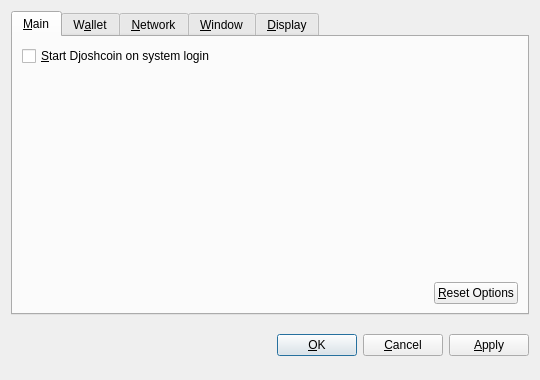
<?xml version="1.0" encoding="UTF-8"?>
<ui version="4.0">
 <class>OptionsDialog</class>
 <widget class="QDialog" name="OptionsDialog">
  <property name="geometry">
   <rect>
    <x>0</x>
    <y>0</y>
    <width>540</width>
    <height>380</height>
   </rect>
  </property>
  <property name="windowTitle">
   <string>Options</string>
  </property>
  <property name="modal">
   <bool>true</bool>
  </property>
  <layout class="QVBoxLayout" name="verticalLayout">
   <item>
    <widget class="QTabWidget" name="tabWidget">
     <property name="tabPosition">
      <enum>QTabWidget::North</enum>
     </property>
     <property name="currentIndex">
      <number>0</number>
     </property>
     <widget class="QWidget" name="tabMain">
      <attribute name="title">
       <string>&amp;Main</string>
      </attribute>
      <layout class="QVBoxLayout" name="verticalLayout_Main">
       <item>
        <widget class="QCheckBox" name="bitcoinAtStartup">
         <property name="toolTip">
          <string>Automatically start Djoshcoin after logging in to the system.</string>
         </property>
         <property name="text">
          <string>&amp;Start Djoshcoin on system login</string>
         </property>
        </widget>
       </item>
       <item>
        <spacer name="verticalSpacer_Main">
         <property name="orientation">
          <enum>Qt::Vertical</enum>
         </property>
         <property name="sizeHint" stdset="0">
          <size>
           <width>20</width>
           <height>40</height>
          </size>
         </property>
        </spacer>
       </item>
       <item>
        <layout class="QHBoxLayout" name="horizontalLayout_2_Main">
         <item>
          <spacer name="horizontalSpacer_2_Main">
           <property name="orientation">
            <enum>Qt::Horizontal</enum>
           </property>
           <property name="sizeHint" stdset="0">
            <size>
             <width>40</width>
             <height>20</height>
            </size>
           </property>
          </spacer>
         </item>
         <item>
          <widget class="QPushButton" name="resetButton">
           <property name="toolTip">
            <string>Reset all client options to default.</string>
           </property>
           <property name="text">
            <string>&amp;Reset Options</string>
           </property>
           <property name="autoDefault">
            <bool>false</bool>
           </property>
          </widget>
         </item>
        </layout>
       </item>
      </layout>
     </widget>
     <widget class="QWidget" name="tabWallet">
      <attribute name="title">
       <string>W&amp;allet</string>
      </attribute>
      <layout class="QVBoxLayout" name="verticalLayout_Network">
       <item>
        <widget class="QLabel" name="transactionFeeInfoLabel">
         <property name="text">
          <string>Optional transaction fee per kB that helps make sure your transactions are processed quickly. Most transactions are 1 kB.</string>
         </property>
         <property name="textFormat">
          <enum>Qt::PlainText</enum>
         </property>
         <property name="wordWrap">
          <bool>true</bool>
         </property>
        </widget>
       </item>
       <item>
        <layout class="QHBoxLayout" name="horizontalLayout_1_Main">
         <item>
          <widget class="QLabel" name="transactionFeeLabel">
           <property name="text">
            <string>Pay transaction &amp;fee</string>
           </property>
           <property name="textFormat">
            <enum>Qt::PlainText</enum>
           </property>
           <property name="buddy">
            <cstring>transactionFee</cstring>
           </property>
          </widget>
         </item>
         <item>
          <widget class="BitcoinAmountField" name="transactionFee"/>
         </item>
         <item>
          <spacer name="horizontalSpacer_1_Main">
           <property name="orientation">
            <enum>Qt::Horizontal</enum>
           </property>
           <property name="sizeHint" stdset="0">
            <size>
             <width>40</width>
             <height>20</height>
            </size>
           </property>
          </spacer>
         </item>
        </layout>
       </item>
       <item>
        <widget class="QLabel" name="label">
         <property name="text">
          <string>If you disable the spending of unconfirmed change, the change from a transaction cannot be used until that transaction has at least one confirmation. This also affects how your balance is computed.</string>
         </property>
         <property name="wordWrap">
          <bool>true</bool>
         </property>
        </widget>
       </item>
       <item>
        <widget class="QCheckBox" name="spendZeroConfChange">
         <property name="text">
          <string>Spend unconfirmed change  (experts only)</string>
         </property>
        </widget>
       </item>
       <item>
        <spacer name="verticalSpacer">
         <property name="orientation">
          <enum>Qt::Vertical</enum>
         </property>
         <property name="sizeHint" stdset="0">
          <size>
           <width>20</width>
           <height>40</height>
          </size>
         </property>
        </spacer>
       </item>
      </layout>
     </widget>
     <widget class="QWidget" name="tabNetwork">
      <attribute name="title">
       <string>&amp;Network</string>
      </attribute>
      <layout class="QVBoxLayout" name="verticalLayout_Network">
       <item>
        <widget class="QCheckBox" name="mapPortUpnp">
         <property name="toolTip">
          <string>Automatically open the Djoshcoin client port on the router. This only works when your router supports UPnP and it is enabled.</string>
         </property>
         <property name="text">
          <string>Map port using &amp;UPnP</string>
         </property>
        </widget>
       </item>
       <item>
        <widget class="QCheckBox" name="connectSocks">
         <property name="toolTip">
          <string>Connect to the Djoshcoin network through a SOCKS proxy (e.g. when connecting through Tor).</string>
         </property>
         <property name="text">
          <string>&amp;Connect through SOCKS proxy:</string>
         </property>
        </widget>
       </item>
       <item>
        <layout class="QHBoxLayout" name="horizontalLayout_Network">
         <item>
          <widget class="QLabel" name="proxyIpLabel">
           <property name="text">
            <string>Proxy &amp;IP:</string>
           </property>
           <property name="textFormat">
            <enum>Qt::PlainText</enum>
           </property>
           <property name="buddy">
            <cstring>proxyIp</cstring>
           </property>
          </widget>
         </item>
         <item>
          <widget class="QValidatedLineEdit" name="proxyIp">
           <property name="maximumSize">
            <size>
             <width>140</width>
             <height>16777215</height>
            </size>
           </property>
           <property name="toolTip">
            <string>IP address of the proxy (e.g. 127.0.0.1)</string>
           </property>
          </widget>
         </item>
         <item>
          <widget class="QLabel" name="proxyPortLabel">
           <property name="text">
            <string>&amp;Port:</string>
           </property>
           <property name="textFormat">
            <enum>Qt::PlainText</enum>
           </property>
           <property name="buddy">
            <cstring>proxyPort</cstring>
           </property>
          </widget>
         </item>
         <item>
          <widget class="QLineEdit" name="proxyPort">
           <property name="maximumSize">
            <size>
             <width>55</width>
             <height>16777215</height>
            </size>
           </property>
           <property name="toolTip">
            <string>Port of the proxy (e.g. 9050)</string>
           </property>
          </widget>
         </item>
         <item>
          <widget class="QLabel" name="socksVersionLabel">
           <property name="text">
            <string>SOCKS &amp;Version:</string>
           </property>
           <property name="textFormat">
            <enum>Qt::PlainText</enum>
           </property>
           <property name="buddy">
            <cstring>socksVersion</cstring>
           </property>
          </widget>
         </item>
         <item>
          <widget class="QValueComboBox" name="socksVersion">
           <property name="toolTip">
            <string>SOCKS version of the proxy (e.g. 5)</string>
           </property>
          </widget>
         </item>
         <item>
          <spacer name="horizontalSpacer_Network">
           <property name="orientation">
            <enum>Qt::Horizontal</enum>
           </property>
           <property name="sizeHint" stdset="0">
            <size>
             <width>40</width>
             <height>20</height>
            </size>
           </property>
          </spacer>
         </item>
        </layout>
       </item>
       <item>
        <spacer name="verticalSpacer_Network">
         <property name="orientation">
          <enum>Qt::Vertical</enum>
         </property>
         <property name="sizeHint" stdset="0">
          <size>
           <width>20</width>
           <height>40</height>
          </size>
         </property>
        </spacer>
       </item>
      </layout>
     </widget>
     <widget class="QWidget" name="tabWindow">
      <attribute name="title">
       <string>&amp;Window</string>
      </attribute>
      <layout class="QVBoxLayout" name="verticalLayout_Window">
       <item>
        <widget class="QCheckBox" name="minimizeToTray">
         <property name="toolTip">
          <string>Show only a tray icon after minimizing the window.</string>
         </property>
         <property name="text">
          <string>&amp;Minimize to the tray instead of the taskbar</string>
         </property>
        </widget>
       </item>
       <item>
        <widget class="QCheckBox" name="minimizeOnClose">
         <property name="toolTip">
          <string>Minimize instead of exit the application when the window is closed. When this option is enabled, the application will be closed only after selecting Quit in the menu.</string>
         </property>
         <property name="text">
          <string>M&amp;inimize on close</string>
         </property>
        </widget>
       </item>
       <item>
        <spacer name="verticalSpacer_Window">
         <property name="orientation">
          <enum>Qt::Vertical</enum>
         </property>
         <property name="sizeHint" stdset="0">
          <size>
           <width>20</width>
           <height>40</height>
          </size>
         </property>
        </spacer>
       </item>
      </layout>
     </widget>
     <widget class="QWidget" name="tabDisplay">
      <attribute name="title">
       <string>&amp;Display</string>
      </attribute>
      <layout class="QVBoxLayout" name="verticalLayout_Display">
       <item>
        <layout class="QHBoxLayout" name="horizontalLayout_1_Display">
         <item>
          <widget class="QLabel" name="langLabel">
           <property name="text">
            <string>User Interface &amp;language:</string>
           </property>
           <property name="textFormat">
            <enum>Qt::PlainText</enum>
           </property>
           <property name="buddy">
            <cstring>lang</cstring>
           </property>
          </widget>
         </item>
         <item>
          <widget class="QValueComboBox" name="lang">
           <property name="toolTip">
            <string>The user interface language can be set here. This setting will take effect after restarting Djoshcoin.</string>
           </property>
          </widget>
         </item>
        </layout>
       </item>
       <item>
        <layout class="QHBoxLayout" name="horizontalLayout_2_Display">
         <item>
          <widget class="QLabel" name="unitLabel">
           <property name="text">
            <string>&amp;Unit to show amounts in:</string>
           </property>
           <property name="textFormat">
            <enum>Qt::PlainText</enum>
           </property>
           <property name="buddy">
            <cstring>unit</cstring>
           </property>
          </widget>
         </item>
         <item>
          <widget class="QValueComboBox" name="unit">
           <property name="toolTip">
            <string>Choose the default subdivision unit to show in the interface and when sending coins.</string>
           </property>
          </widget>
         </item>
        </layout>
       </item>
       <item>
        <widget class="QCheckBox" name="displayAddresses">
         <property name="toolTip">
          <string>Whether to show Djoshcoin addresses in the transaction list or not.</string>
         </property>
         <property name="text">
          <string>&amp;Display addresses in transaction list</string>
         </property>
        </widget>
       </item>
       <item>
        <widget class="QCheckBox" name="coinControlFeatures">
         <property name="toolTip">
          <string>Whether to show coin control features or not.</string>
         </property>
         <property name="text">
          <string>Display coin &amp;control features (experts only!)</string>
         </property>
        </widget>
       </item>
       <item>
        <spacer name="verticalSpacer_Display">
         <property name="orientation">
          <enum>Qt::Vertical</enum>
         </property>
         <property name="sizeHint" stdset="0">
          <size>
           <width>20</width>
           <height>40</height>
          </size>
         </property>
        </spacer>
       </item>
      </layout>
     </widget>
    </widget>
   </item>
   <item>
    <layout class="QHBoxLayout" name="horizontalLayout_Buttons">
     <item>
      <spacer name="horizontalSpacer_1">
       <property name="orientation">
        <enum>Qt::Horizontal</enum>
       </property>
       <property name="sizeHint" stdset="0">
        <size>
         <width>40</width>
         <height>48</height>
        </size>
       </property>
      </spacer>
     </item>
     <item>
      <widget class="QLabel" name="statusLabel">
       <property name="font">
        <font>
         <weight>75</weight>
         <bold>true</bold>
        </font>
       </property>
       <property name="text">
        <string/>
       </property>
       <property name="textFormat">
        <enum>Qt::PlainText</enum>
       </property>
       <property name="wordWrap">
        <bool>true</bool>
       </property>
      </widget>
     </item>
     <item>
      <spacer name="horizontalSpacer_2">
       <property name="orientation">
        <enum>Qt::Horizontal</enum>
       </property>
       <property name="sizeHint" stdset="0">
        <size>
         <width>40</width>
         <height>48</height>
        </size>
       </property>
      </spacer>
     </item>
     <item>
      <widget class="QPushButton" name="okButton">
       <property name="text">
        <string>&amp;OK</string>
       </property>
      </widget>
     </item>
     <item>
      <widget class="QPushButton" name="cancelButton">
       <property name="text">
        <string>&amp;Cancel</string>
       </property>
       <property name="autoDefault">
        <bool>false</bool>
       </property>
      </widget>
     </item>
     <item>
      <widget class="QPushButton" name="applyButton">
       <property name="text">
        <string>&amp;Apply</string>
       </property>
       <property name="autoDefault">
        <bool>false</bool>
       </property>
      </widget>
     </item>
    </layout>
   </item>
  </layout>
 </widget>
 <customwidgets>
  <customwidget>
   <class>BitcoinAmountField</class>
   <extends>QSpinBox</extends>
   <header>bitcoinamountfield.h</header>
  </customwidget>
  <customwidget>
   <class>QValueComboBox</class>
   <extends>QComboBox</extends>
   <header>qvaluecombobox.h</header>
  </customwidget>
  <customwidget>
   <class>QValidatedLineEdit</class>
   <extends>QLineEdit</extends>
   <header>qvalidatedlineedit.h</header>
  </customwidget>
 </customwidgets>
 <resources/>
 <connections/>
</ui>
